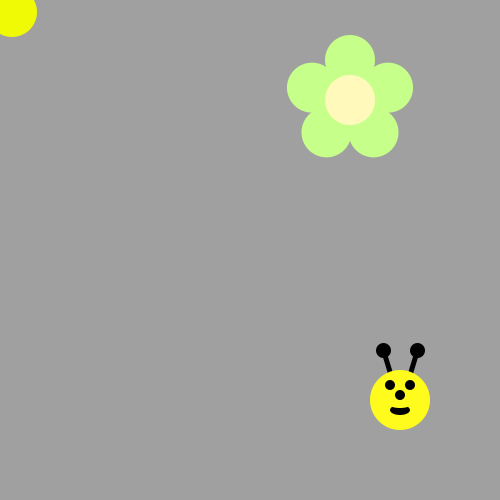
Frame 1 (no input)
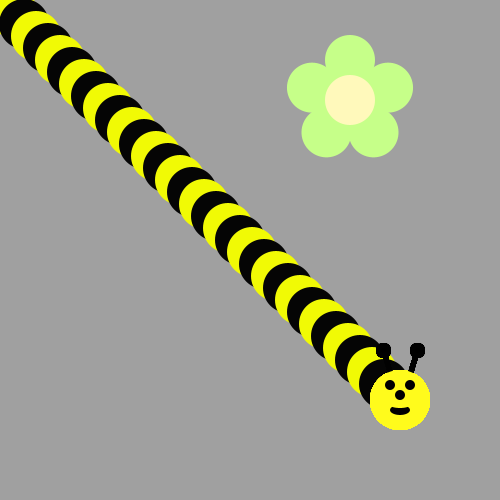
Frame 60 (the mouse pressed at the canvas centre just before this capture)
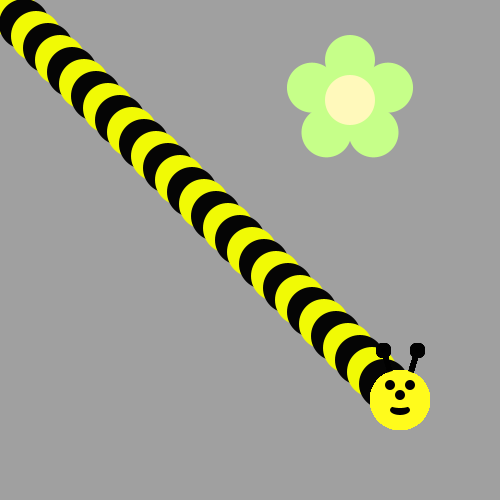
Frame 120 (the mouse held since frame 60 and released just before this capture)

The Processing sketch that drew these frames (run headless with seeded random() and noise(); from frame 60 on, the mouse is pressed at the canvas centre):

// Processing sketch: bumble_bee
// ── bumble_bee.pde
int circleRings = 0;
int circleX = 0;
int circleY = 0;
void draw() {
/*Use a loop to make a body for the Bee!
Then put his head on using drawBeeFace(x,y)
Use Modulo to make the colors alternate 
*/
  if( circleRings < 32){
       if (circleRings % 2 == 0 ) {
         fill(#F1FA05);
        } 
        else {
         fill(#050505); 
        }
        ellipse(circleX += 12,circleY += 12,50,50);
        circleRings++;
  }
  drawBeeFace(400,400);
}

void drawFlower(int x, int y) {
     noStroke();
     translate(x, y);
     // draw 5 petals, rotating after each one
     fill(#c6ff89);      // green
      for (int i = 0; i < 5; i++) {
           ellipse(0, -40, 50, 50);
          rotate(radians(72));
     }
     fill(#fff9bb); // light yellow
     ellipse(0, 0, 50, 50);
} 
void drawBeeFace(int BeeFaceX, int BeeFaceY) {
     noStroke();
     fill(0, 0, 0);
     stroke(1);
     strokeWeight(5);
     line(BeeFaceX-10, BeeFaceY-27, BeeFaceX-17, BeeFaceY-50);
     line(BeeFaceX+10, BeeFaceY-27, BeeFaceX+17, BeeFaceY-50);
     ellipse(BeeFaceX-17, BeeFaceY-50, 10, 10);
     ellipse(BeeFaceX+17, BeeFaceY-50, 10, 10);
     noStroke();
     fill(255, 251, 28);
     ellipse(BeeFaceX, BeeFaceY, 60, 60); // face
     fill(255, 237, 209);
     fill(0,0,0);
      ellipse(BeeFaceX-10, BeeFaceY-15, 10, 10); // eyes
     ellipse(BeeFaceX+10, BeeFaceY-15, 10, 10);
      ellipse(BeeFaceX, BeeFaceY-5, 10, 10); // nose
      ellipse(BeeFaceX, BeeFaceY+10, 20, 10);// mouth
     fill(255, 251, 28);
     ellipse(BeeFaceX, BeeFaceY+5, 20, 6);
}

void setup() {
     ellipseMode(CENTER);
     size(500, 500);
     background(160, 160, 160);
      drawFlower(350, 100);
}
